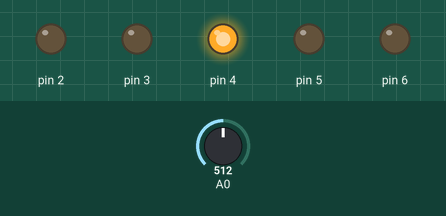
Simulated run of this sketch. Board: Arduino Uno, built with avr-gcc and run on an emulated ATmega328P. Shown: output pins drawn as LEDs (lit = HIGH). The inputs (shaded band) are chosen by the test bench; at power-on: A0 = 512. What the sketch prints to the serial monitor is not drawn.

Above: at 1.2 s.
1.3 s: A0 set to 599
2.8 s: A0 set to 629
At 3.8 s:
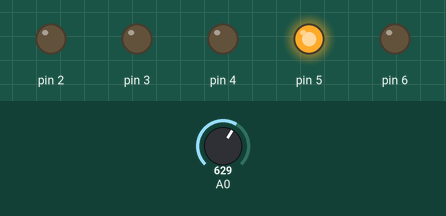
4.3 s: A0 set to 804
5.8 s: A0 set to 834
At 6.1 s:
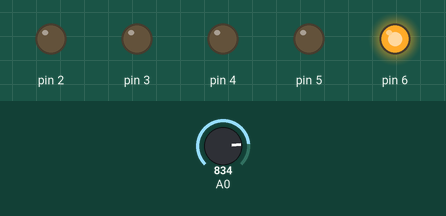
7.3 s: A0 set to 306
At 8.5 s:
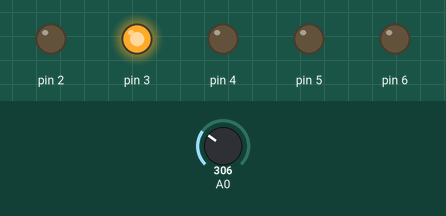
8.8 s: A0 set to 401
10.3 s: A0 set to 417
At 10.7 s:
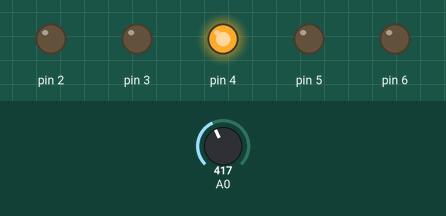
Timing chart, 0 to 12.8 s (numbered marks = the images above; inputs shaded):
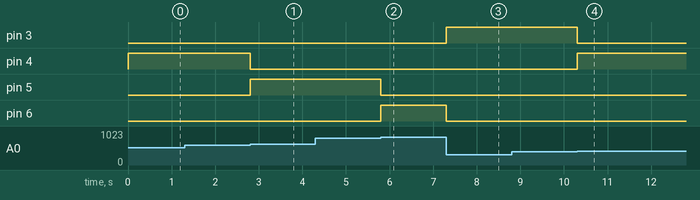

The sketch:

Jeova_ValorPot_semaforo.ino
```cpp
int ValorPot;
void setup() {
  Serial.begin(9600);
  for (int i = 2; i <= 6; i++) {
    pinMode(i, OUTPUT);
    delay(1);
    Serial.println(i);
  }
}

void loop() {
  ValorPot=analogRead(A0);
  ValorPot=map(ValorPot, 0, 1023, 0, 5);

   switch (ValorPot) {
     case 0:
     digitalWrite(2, 1);
     digitalWrite(3, 0);
     digitalWrite(4, 0);
     digitalWrite(5, 0);
     digitalWrite(6, 0);
     break;
     case 1:
     digitalWrite(2, 0);
     digitalWrite(3, 1);
     digitalWrite(4, 0);
     digitalWrite(5, 0);
     digitalWrite(6, 0);
     break;
     case 2:
     digitalWrite(2, 0);
     digitalWrite(3, 0);
     digitalWrite(4, 1);
     digitalWrite(5, 0);
     digitalWrite(6, 0);
     break;
     case 3:
     digitalWrite(2, 0);
     digitalWrite(3, 0);
     digitalWrite(4, 0);
     digitalWrite(5, 1);
     digitalWrite(6, 0);
     break;
     case 4:
     digitalWrite(2, 0);
     digitalWrite(3, 0);
     digitalWrite(4, 0);
     digitalWrite(5, 0);
     digitalWrite(6, 1);
     break;


   }
//  for (int i = 2; i <= 6; i++) {
//    Serial.println(i);
//    digitalWrite(i, HIGH);
//    delay(50);
//    digitalWrite(i, LOW);
//  }

//for (int i = 4; i <= 13; i++) {
//    Serial.println(i);
//    digitalWrite(i, HIGH);
//    delay(100);
//}
//for (int i = 13; i >= 4; i--) {
//  digitalWrite(i, LOW);
//  delay(100);
//  }
}
```

Measured:
- the behaviour switches between 613 and 614 on A0 (found by bisection; images 0 and 1)
- the behaviour switches between 818 and 819 on A0 (found by bisection; images 1 and 2)
- the behaviour switches between 409 and 410 on A0 (found by bisection; images 3 and 4)
- after the input at 1.3 s, every drawn part: stays the same
- after the input at 2.8 s, pin 4: HIGH → LOW at once; pin 5: LOW → HIGH at once
- after the input at 4.3 s, every drawn part: stays the same
- after the input at 5.8 s, pin 5: HIGH → LOW at once; pin 6: LOW → HIGH at once
- after the input at 7.3 s, pin 3: LOW → HIGH at once; pin 6: HIGH → LOW at once
- after the input at 8.8 s, every drawn part: stays the same
- after the input at 10.3 s, pin 3: HIGH → LOW at once; pin 4: LOW → HIGH at once
